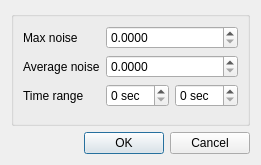
<?xml version="1.0" encoding="UTF-8"?>
<ui version="4.0">
 <class>Dialog</class>
 <widget class="QDialog" name="Dialog">
  <property name="geometry">
   <rect>
    <x>0</x>
    <y>0</y>
    <width>248</width>
    <height>165</height>
   </rect>
  </property>
  <property name="sizePolicy">
   <sizepolicy hsizetype="Minimum" vsizetype="Minimum">
    <horstretch>0</horstretch>
    <verstretch>0</verstretch>
   </sizepolicy>
  </property>
  <property name="font">
   <font>
    <weight>50</weight>
    <italic>false</italic>
    <bold>false</bold>
   </font>
  </property>
  <property name="windowTitle">
   <string>Spectrum settings</string>
  </property>
  <property name="modal">
   <bool>true</bool>
  </property>
  <layout class="QVBoxLayout" name="verticalLayout">
   <item>
    <widget class="QGroupBox" name="">
     <layout class="QGridLayout" name="gridLayout">
      <item row="0" column="0">
       <widget class="QLabel" name="maxNoiseLabel">
        <property name="text">
         <string>Max noise</string>
        </property>
       </widget>
      </item>
      <item row="0" column="1">
       <widget class="QDoubleSpinBox" name="maxNoiseDoubleSpinBox">
        <property name="suffix">
         <string/>
        </property>
        <property name="decimals">
         <number>4</number>
        </property>
        <property name="singleStep">
         <double>0.001000000000000</double>
        </property>
       </widget>
      </item>
      <item row="1" column="0">
       <widget class="QLabel" name="averageNoiseLabel">
        <property name="text">
         <string>Average noise</string>
        </property>
       </widget>
      </item>
      <item row="1" column="1">
       <widget class="QDoubleSpinBox" name="averageNoiseDoubleSpinBox">
        <property name="suffix">
         <string/>
        </property>
        <property name="decimals">
         <number>4</number>
        </property>
        <property name="singleStep">
         <double>0.001000000000000</double>
        </property>
       </widget>
      </item>
      <item row="2" column="0">
       <widget class="QLabel" name="timeRangeLabel">
        <property name="text">
         <string>Time range</string>
        </property>
       </widget>
      </item>
      <item row="2" column="1">
       <layout class="QHBoxLayout" name="horizontalLayout">
        <item>
         <widget class="QSpinBox" name="downTimeSpinBox">
          <property name="suffix">
           <string> sec</string>
          </property>
          <property name="singleStep">
           <number>100</number>
          </property>
         </widget>
        </item>
        <item>
         <widget class="QSpinBox" name="upTimeSpinBox">
          <property name="suffix">
           <string> sec</string>
          </property>
          <property name="singleStep">
           <number>100</number>
          </property>
         </widget>
        </item>
       </layout>
      </item>
      <item row="3" column="0" colspan="2">
       <spacer name="verticalSpacer">
        <property name="orientation">
         <enum>Qt::Vertical</enum>
        </property>
        <property name="sizeHint" stdset="0">
         <size>
          <width>20</width>
          <height>40</height>
         </size>
        </property>
       </spacer>
      </item>
     </layout>
    </widget>
   </item>
   <item>
    <widget class="QDialogButtonBox" name="buttonBox">
     <property name="orientation">
      <enum>Qt::Horizontal</enum>
     </property>
     <property name="standardButtons">
      <set>QDialogButtonBox::Cancel|QDialogButtonBox::Ok</set>
     </property>
    </widget>
   </item>
  </layout>
 </widget>
 <tabstops>
  <tabstop>maxNoiseDoubleSpinBox</tabstop>
  <tabstop>averageNoiseDoubleSpinBox</tabstop>
  <tabstop>downTimeSpinBox</tabstop>
  <tabstop>upTimeSpinBox</tabstop>
  <tabstop>buttonBox</tabstop>
 </tabstops>
 <resources/>
 <connections>
  <connection>
   <sender>buttonBox</sender>
   <signal>accepted()</signal>
   <receiver>Dialog</receiver>
   <slot>accept()</slot>
   <hints>
    <hint type="sourcelabel">
     <x>222</x>
     <y>103</y>
    </hint>
    <hint type="destinationlabel">
     <x>157</x>
     <y>117</y>
    </hint>
   </hints>
  </connection>
  <connection>
   <sender>buttonBox</sender>
   <signal>rejected()</signal>
   <receiver>Dialog</receiver>
   <slot>reject()</slot>
   <hints>
    <hint type="sourcelabel">
     <x>244</x>
     <y>109</y>
    </hint>
    <hint type="destinationlabel">
     <x>248</x>
     <y>117</y>
    </hint>
   </hints>
  </connection>
 </connections>
 <slots>
  <slot>set_average_noise(double)</slot>
  <slot>set_max_noise(double)</slot>
  <slot>set_up_time(int)</slot>
  <slot>set_down_time(int)</slot>
 </slots>
</ui>
